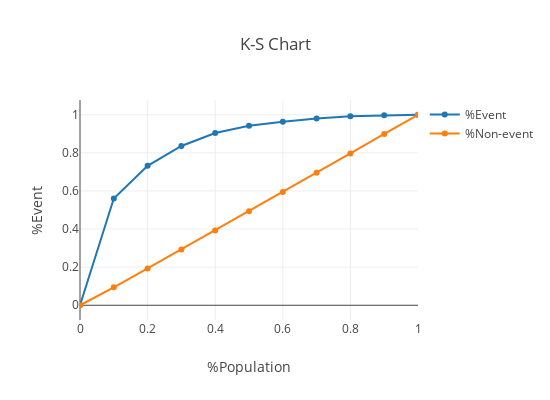

Here is the notebook cell this chart was saved with:
### Code cell
trace1 = go.Scatter(name='%Event',
                    x=x1, y=y1)
trace2 = go.Scatter(name='%Non-event',
                    x=x2, y=y2)
layout=go.Layout(
                width=550, height=400,
                title='K-S Chart',
                xaxis= dict(title= '%Population', range=[0,1]),
                yaxis=dict(title= '%Event')
                )
data = [trace1, trace2]

fig= go.Figure(data=data,layout=layout)
plotly.offline.iplot(fig)

### Figure 1 — Plotly figure (JSON) as saved in the notebook; plotly's stock layout.template omitted (floating-point values rounded to 4 significant figures)
{"data": [{"name": "%Event", "type": "scatter", "x": [0, 0.1, 0.2, 0.3, 0.4, 0.5, 0.6, 0.7, 0.8, 0.9, 1], "y": [0, 0.56, 0.732, 0.836, 0.904, 0.942, 0.963, 0.98, 0.992, 0.997, 1]}, {"name": "%Non-event", "type": "scatter", "x": [0, 0.1, 0.2, 0.3, 0.4, 0.5, 0.6, 0.7, 0.8, 0.9, 1], "y": [0, 0.094, 0.193, 0.293, 0.393, 0.494, 0.595, 0.696, 0.797, 0.899, 1]}], "layout": {"height": 400, "title": "K-S Chart", "width": 550, "xaxis": {"range": [0, 1], "title": "%Population"}, "yaxis": {"title": "%Event"}}}
